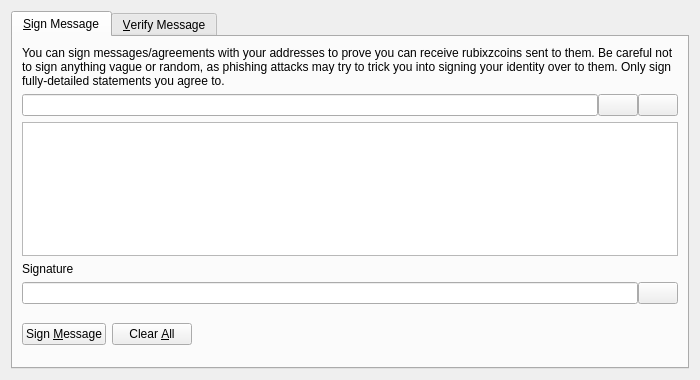
<?xml version="1.0" encoding="UTF-8"?>
<ui version="4.0">
 <class>SignVerifyMessageDialog</class>
 <widget class="QDialog" name="SignVerifyMessageDialog">
  <property name="geometry">
   <rect>
    <x>0</x>
    <y>0</y>
    <width>700</width>
    <height>380</height>
   </rect>
  </property>
  <property name="windowTitle">
   <string>Signatures - Sign / Verify a Message</string>
  </property>
  <property name="modal">
   <bool>true</bool>
  </property>
  <layout class="QVBoxLayout" name="verticalLayout">
   <item>
    <widget class="QTabWidget" name="tabWidget">
     <property name="currentIndex">
      <number>0</number>
     </property>
     <widget class="QWidget" name="tabSignMessage">
      <attribute name="title">
       <string>&amp;Sign Message</string>
      </attribute>
      <layout class="QVBoxLayout" name="verticalLayout_SM">
       <item>
        <widget class="QLabel" name="infoLabel_SM">
         <property name="text">
          <string>You can sign messages/agreements with your addresses to prove you can receive rubixzcoins sent to them. Be careful not to sign anything vague or random, as phishing attacks may try to trick you into signing your identity over to them. Only sign fully-detailed statements you agree to.</string>
         </property>
         <property name="textFormat">
          <enum>Qt::PlainText</enum>
         </property>
         <property name="wordWrap">
          <bool>true</bool>
         </property>
        </widget>
       </item>
       <item>
        <layout class="QHBoxLayout" name="horizontalLayout_1_SM">
         <property name="spacing">
          <number>0</number>
         </property>
         <item>
          <widget class="QValidatedLineEdit" name="addressIn_SM">
           <property name="toolTip">
            <string>The Rubixzcoin address to sign the message with</string>
           </property>
          </widget>
         </item>
         <item>
          <widget class="QPushButton" name="addressBookButton_SM">
           <property name="toolTip">
            <string>Choose previously used address</string>
           </property>
           <property name="text">
            <string/>
           </property>
           <property name="icon">
            <iconset resource="../bitcoin.qrc">
             <normaloff>:/icons/address-book</normaloff>:/icons/address-book</iconset>
           </property>
           <property name="shortcut">
            <string>Alt+A</string>
           </property>
           <property name="autoDefault">
            <bool>false</bool>
           </property>
          </widget>
         </item>
         <item>
          <widget class="QPushButton" name="pasteButton_SM">
           <property name="toolTip">
            <string>Paste address from clipboard</string>
           </property>
           <property name="text">
            <string/>
           </property>
           <property name="icon">
            <iconset resource="../bitcoin.qrc">
             <normaloff>:/icons/editpaste</normaloff>:/icons/editpaste</iconset>
           </property>
           <property name="shortcut">
            <string>Alt+P</string>
           </property>
           <property name="autoDefault">
            <bool>false</bool>
           </property>
          </widget>
         </item>
        </layout>
       </item>
       <item>
        <widget class="QPlainTextEdit" name="messageIn_SM">
         <property name="toolTip">
          <string>Enter the message you want to sign here</string>
         </property>
        </widget>
       </item>
       <item>
        <widget class="QLabel" name="signatureLabel_SM">
         <property name="text">
          <string>Signature</string>
         </property>
         <property name="textFormat">
          <enum>Qt::PlainText</enum>
         </property>
        </widget>
       </item>
       <item>
        <layout class="QHBoxLayout" name="horizontalLayout_2_SM">
         <property name="spacing">
          <number>0</number>
         </property>
         <item>
          <widget class="QLineEdit" name="signatureOut_SM">
           <property name="font">
            <font>
             <italic>true</italic>
            </font>
           </property>
           <property name="readOnly">
            <bool>true</bool>
           </property>
          </widget>
         </item>
         <item>
          <widget class="QPushButton" name="copySignatureButton_SM">
           <property name="toolTip">
            <string>Copy the current signature to the system clipboard</string>
           </property>
           <property name="text">
            <string/>
           </property>
           <property name="icon">
            <iconset resource="../bitcoin.qrc">
             <normaloff>:/icons/editcopy</normaloff>:/icons/editcopy</iconset>
           </property>
           <property name="autoDefault">
            <bool>false</bool>
           </property>
          </widget>
         </item>
        </layout>
       </item>
       <item>
        <layout class="QHBoxLayout" name="horizontalLayout_3_SM">
         <item>
          <widget class="QPushButton" name="signMessageButton_SM">
           <property name="toolTip">
            <string>Sign the message to prove you own this Rubixzcoin address</string>
           </property>
           <property name="text">
            <string>Sign &amp;Message</string>
           </property>
           <property name="icon">
            <iconset resource="../bitcoin.qrc">
             <normaloff>:/icons/edit</normaloff>:/icons/edit</iconset>
           </property>
           <property name="autoDefault">
            <bool>false</bool>
           </property>
          </widget>
         </item>
         <item>
          <widget class="QPushButton" name="clearButton_SM">
           <property name="toolTip">
            <string>Reset all sign message fields</string>
           </property>
           <property name="text">
            <string>Clear &amp;All</string>
           </property>
           <property name="icon">
            <iconset resource="../bitcoin.qrc">
             <normaloff>:/icons/remove</normaloff>:/icons/remove</iconset>
           </property>
           <property name="autoDefault">
            <bool>false</bool>
           </property>
          </widget>
         </item>
         <item>
          <spacer name="horizontalSpacer_1_SM">
           <property name="orientation">
            <enum>Qt::Horizontal</enum>
           </property>
           <property name="sizeHint" stdset="0">
            <size>
             <width>40</width>
             <height>48</height>
            </size>
           </property>
          </spacer>
         </item>
         <item>
          <widget class="QLabel" name="statusLabel_SM">
           <property name="font">
            <font>
             <weight>75</weight>
             <bold>true</bold>
            </font>
           </property>
           <property name="text">
            <string/>
           </property>
           <property name="wordWrap">
            <bool>true</bool>
           </property>
          </widget>
         </item>
         <item>
          <spacer name="horizontalSpacer_2_SM">
           <property name="orientation">
            <enum>Qt::Horizontal</enum>
           </property>
           <property name="sizeHint" stdset="0">
            <size>
             <width>40</width>
             <height>48</height>
            </size>
           </property>
          </spacer>
         </item>
        </layout>
       </item>
      </layout>
     </widget>
     <widget class="QWidget" name="tabVerifyMessage">
      <attribute name="title">
       <string>&amp;Verify Message</string>
      </attribute>
      <layout class="QVBoxLayout" name="verticalLayout_VM">
       <item>
        <widget class="QLabel" name="infoLabel_VM">
         <property name="text">
          <string>Enter the receiver's address, message (ensure you copy line breaks, spaces, tabs, etc. exactly) and signature below to verify the message. Be careful not to read more into the signature than what is in the signed message itself, to avoid being tricked by a man-in-the-middle attack. Note that this only proves the signing party receives with the address, it cannot prove sendership of any transaction!</string>
         </property>
         <property name="textFormat">
          <enum>Qt::PlainText</enum>
         </property>
         <property name="alignment">
          <set>Qt::AlignLeading|Qt::AlignLeft|Qt::AlignTop</set>
         </property>
         <property name="wordWrap">
          <bool>true</bool>
         </property>
        </widget>
       </item>
       <item>
        <layout class="QHBoxLayout" name="horizontalLayout_1_VM">
         <property name="spacing">
          <number>0</number>
         </property>
         <item>
          <widget class="QValidatedLineEdit" name="addressIn_VM">
           <property name="toolTip">
            <string>The Rubixzcoin address the message was signed with</string>
           </property>
          </widget>
         </item>
         <item>
          <widget class="QPushButton" name="addressBookButton_VM">
           <property name="toolTip">
            <string>Choose previously used address</string>
           </property>
           <property name="text">
            <string/>
           </property>
           <property name="icon">
            <iconset resource="../bitcoin.qrc">
             <normaloff>:/icons/address-book</normaloff>:/icons/address-book</iconset>
           </property>
           <property name="shortcut">
            <string>Alt+A</string>
           </property>
           <property name="autoDefault">
            <bool>false</bool>
           </property>
          </widget>
         </item>
        </layout>
       </item>
       <item>
        <widget class="QPlainTextEdit" name="messageIn_VM"/>
       </item>
       <item>
        <widget class="QValidatedLineEdit" name="signatureIn_VM"/>
       </item>
       <item>
        <layout class="QHBoxLayout" name="horizontalLayout_2_VM">
         <item>
          <widget class="QPushButton" name="verifyMessageButton_VM">
           <property name="toolTip">
            <string>Verify the message to ensure it was signed with the specified Rubixzcoin address</string>
           </property>
           <property name="text">
            <string>Verify &amp;Message</string>
           </property>
           <property name="icon">
            <iconset resource="../bitcoin.qrc">
             <normaloff>:/icons/transaction_0</normaloff>:/icons/transaction_0</iconset>
           </property>
           <property name="autoDefault">
            <bool>false</bool>
           </property>
          </widget>
         </item>
         <item>
          <widget class="QPushButton" name="clearButton_VM">
           <property name="toolTip">
            <string>Reset all verify message fields</string>
           </property>
           <property name="text">
            <string>Clear &amp;All</string>
           </property>
           <property name="icon">
            <iconset resource="../bitcoin.qrc">
             <normaloff>:/icons/remove</normaloff>:/icons/remove</iconset>
           </property>
           <property name="autoDefault">
            <bool>false</bool>
           </property>
          </widget>
         </item>
         <item>
          <spacer name="horizontalSpacer_1_VM">
           <property name="orientation">
            <enum>Qt::Horizontal</enum>
           </property>
           <property name="sizeHint" stdset="0">
            <size>
             <width>40</width>
             <height>48</height>
            </size>
           </property>
          </spacer>
         </item>
         <item>
          <widget class="QLabel" name="statusLabel_VM">
           <property name="font">
            <font>
             <weight>75</weight>
             <bold>true</bold>
            </font>
           </property>
           <property name="text">
            <string/>
           </property>
           <property name="wordWrap">
            <bool>true</bool>
           </property>
          </widget>
         </item>
         <item>
          <spacer name="horizontalSpacer_2_VM">
           <property name="orientation">
            <enum>Qt::Horizontal</enum>
           </property>
           <property name="sizeHint" stdset="0">
            <size>
             <width>40</width>
             <height>48</height>
            </size>
           </property>
          </spacer>
         </item>
        </layout>
       </item>
      </layout>
     </widget>
    </widget>
   </item>
  </layout>
 </widget>
 <customwidgets>
  <customwidget>
   <class>QValidatedLineEdit</class>
   <extends>QLineEdit</extends>
   <header>qvalidatedlineedit.h</header>
  </customwidget>
 </customwidgets>
 <resources>
  <include location="../bitcoin.qrc"/>
 </resources>
 <connections/>
</ui>
